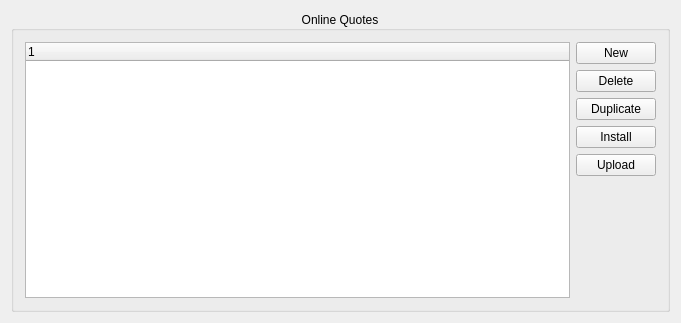
<?xml version="1.0" encoding="UTF-8"?>
<ui version="4.0">
 <class>AlkOnlineQuotesWidget</class>
 <widget class="QWidget" name="AlkOnlineQuotesWidget">
  <property name="geometry">
   <rect>
    <x>0</x>
    <y>0</y>
    <width>681</width>
    <height>323</height>
   </rect>
  </property>
  <property name="minimumSize">
   <size>
    <width>0</width>
    <height>0</height>
   </size>
  </property>
  <property name="windowTitle">
   <string>Online Quotes</string>
  </property>
  <layout class="QVBoxLayout" name="verticalLayout_6">
   <item>
    <widget class="QGroupBox" name="onlineQuotesGroupBox">
     <property name="enabled">
      <bool>true</bool>
     </property>
     <property name="whatsThis">
      <string>&lt;html&gt;&lt;head/&gt;&lt;body&gt;&lt;p&gt;online price quotes&lt;/p&gt;&lt;/body&gt;&lt;/html&gt;</string>
     </property>
     <property name="title">
      <string>Online Quotes</string>
     </property>
     <property name="alignment">
      <set>Qt::AlignCenter</set>
     </property>
     <layout class="QVBoxLayout" name="groupBoxLayout">
      <item>
       <layout class="QHBoxLayout" name="horizontalLayout">
        <item>
         <widget class="QTreeWidget" name="m_quoteSourceList">
          <column>
           <property name="text">
            <string notr="true">1</string>
           </property>
          </column>
         </widget>
        </item>
        <item>
         <layout class="QVBoxLayout" name="verticalLayout">
          <item>
           <widget class="AlkPushButton" name="m_newButton">
            <property name="text">
             <string comment="@action create new quote source">New</string>
            </property>
           </widget>
          </item>
          <item>
           <widget class="AlkPushButton" name="m_deleteButton">
            <property name="text">
             <string>Delete</string>
            </property>
           </widget>
          </item>
          <item>
           <widget class="AlkPushButton" name="m_duplicateButton">
            <property name="toolTip">
             <string>Create a duplicate of the currently selected source entry under a different name.</string>
            </property>
            <property name="whatsThis">
             <string>Use this to create a duplicate of an entry for an online source</string>
            </property>
            <property name="text">
             <string>Duplicate</string>
            </property>
            <property name="icon">
             <iconset theme="edit-copy">
              <normaloff>.</normaloff>.</iconset>
            </property>
           </widget>
          </item>
          <item>
           <widget class="AlkPushButton" name="m_installButton">
            <property name="text">
             <string>Install</string>
            </property>
            <property name="icon">
             <iconset theme="run-install">
              <normaloff>.</normaloff>.</iconset>
            </property>
           </widget>
          </item>
          <item>
           <widget class="AlkPushButton" name="m_uploadButton">
            <property name="text">
             <string>Upload</string>
            </property>
            <property name="icon">
             <iconset theme="cloud-upload">
              <normaloff>.</normaloff>.</iconset>
            </property>
           </widget>
          </item>
          <item>
           <spacer name="verticalSpacer">
            <property name="orientation">
             <enum>Qt::Vertical</enum>
            </property>
            <property name="sizeHint" stdset="0">
             <size>
              <width>14</width>
              <height>13</height>
             </size>
            </property>
           </spacer>
          </item>
         </layout>
        </item>
       </layout>
      </item>
     </layout>
    </widget>
   </item>
  </layout>
 </widget>
 <layoutdefault spacing="6" margin="11"/>
 <customwidgets>
  <customwidget>
   <class>AlkPushButton</class>
   <extends>QPushButton</extends>
   <header>alkpushbutton.h</header>
  </customwidget>
 </customwidgets>
 <resources/>
 <connections/>
</ui>
